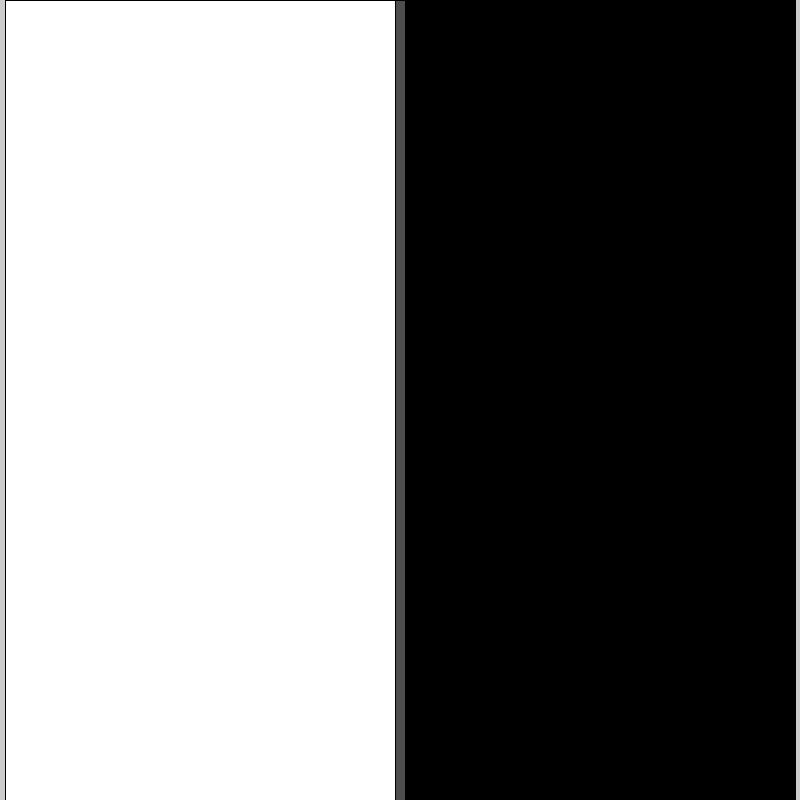
Frame 1 (no input)
Frame 60 (the mouse pressed at the canvas centre just before this capture): identical to frame 1, image omitted
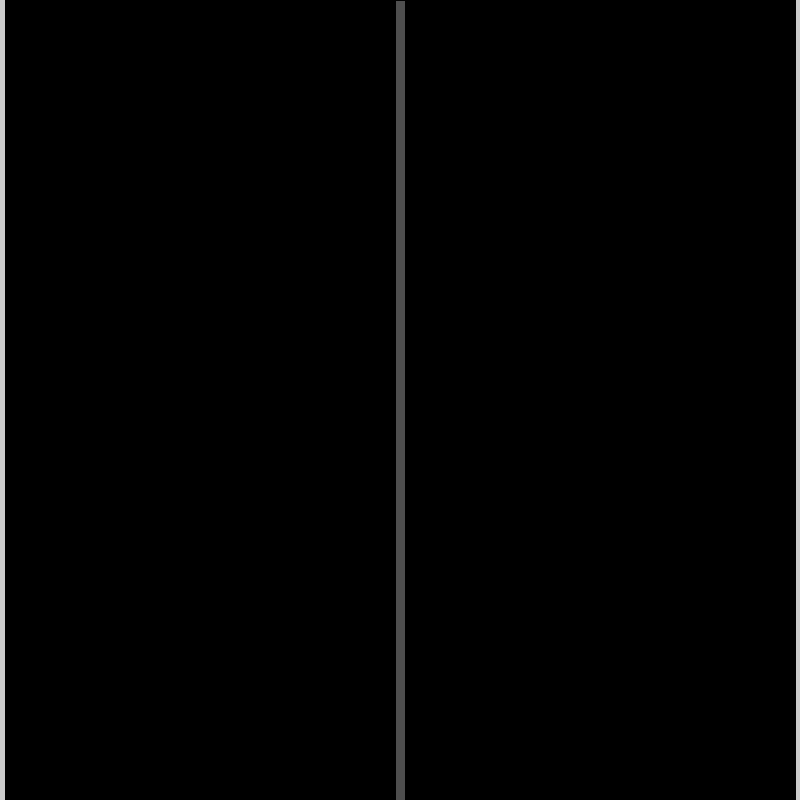
Frame 120 (the mouse held since frame 60 and released just before this capture)

The Processing sketch that drew these frames (run headless with seeded random() and noise(); from frame 60 on, the mouse is pressed at the canvas centre):

// Processing sketch: Black_and_White
// ── Black_and_White.pde
int color1;
int color2;

void setup()
{
    fill(255,0,230);
    size(800,800);
}
void draw()
{
    if(mouseX>width/2+10)
    {
        color1=0;
        color2=255;
    }
    
    
    else if(mouseX<width/2-10)
    {
        color2=0;
        color1=255;
    }

    else if(mouseX>width/2-10 && mouseX<width/2+10)
    {
        color1=0;
        color2=0;
    }
    
    rectMode(CENTER);
    fill(78);
    rect(width/2,height/2,20,height);
    fill(color1);
    rect(width/4,height/2,width/2-10,height);
    fill(color2);
    rect(width-width/4,height/2,width/2-10,height);
}
